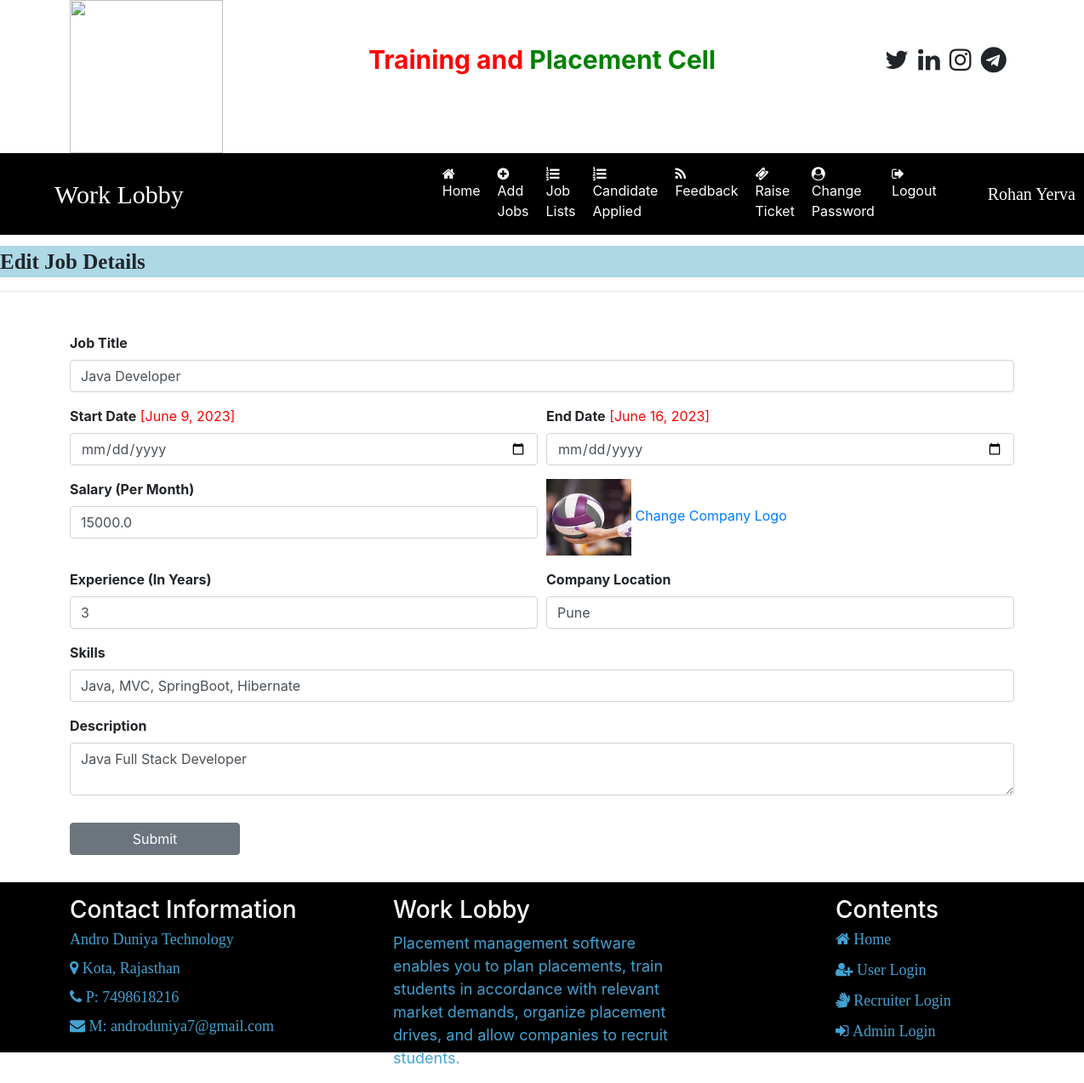
Page /edit_job/1 (signed in) on the committed database.
### job/models.py (models this page shows, shortened)
class Job(models.Model):
    recruiter = models.ForeignKey(Recruiter, on_delete=models.CASCADE)
    start_date = models.DateField()
    end_date = models.DateField()
    title = models.CharField(max_length=100)
    salary = models.FloatField(max_length=20)
    image = models.FileField()
    description = models.CharField(max_length=300)
    experience = models.CharField(max_length=50)
    location = models.CharField(max_length=100)
    skills = models.CharField(max_length=100)
    creationdate = models.DateField()

### job/views.py (the view, shortened to what this page needs)
# urls.py: path('edit_job/<int:pid>', edit_job, name="edit_job"),
def edit_job(request,pid):
    if not request.user.is_authenticated:
        return redirect('recruiter_login')
    error = ""
    job = Job.objects.get(id=pid)
    d = {'error': error, 'job':job}
    return render(request, 'edit_jobdetails.html', d)

### job/templates/edit_jobdetails.html (shortened to what this page needs)
{% load static %}
{% block body %}
{% include 'recruiter_navigation.html'%}
<marquee style="font-family: 'Monotype Corsiva'; font-size:25px; color:darkcolor; background-color:lightblue; font-weight:bold; margin-top:1%">
    Edit Job Details
</marquee>
<hr>
<form class="container mt-5" method="post" enctype="multipart/form-data">
    <div class="form-row">
        <div class="form-group col-md-12">
            <label><b> Job Title </b></label>
            <input type="text" class="form-control" name="jobtitle" value="{{job.title}}" required>
        </div>
    </div>
    <div class="form-row">
        <div class="form-group col-md-6">
            <label><b> Start Date </b></label> <span style="color:red">[{{job.start_date}}]</span>
            <input type="date" class="form-control" name="startdate">
        </div>
        <div class="form-group col-md-6">
            <label><b> End Date </b></label> <span style="color:red">[{{job.end_date}}]</span>
            <input type="date" class="form-control" name="enddate">
        </div>
    </div>
    <div class="form-row">
        <div class="form-group col-md-6">
        <label><b> Salary (Per Month) </b></label>
            <input type="Text" class="form-control" name="salary" value="{{job.salary}}"required>
        </div>
        <div class="form-group col-md-6">
            <img src="{{job.image.url}}" width="100" height="90"><a href="{% url 'change_companylogo' job.id %} "> Change Company Logo</a>
        </div>
    </div>
    <div class="form-row">
        <div class="form-group col-md-6">
        <label><b> Experience (In Years) </b></label>
            <input type="number" class="form-control" name="experience" value="{{job.experience}}"required>
        </div>
        <div class="form-group col-md-6">
        <label><b> Company Location </b></label>
            <input type="text" class="form-control" name="location" value="{{job.location}}"required>
        </div>
    </div>
<div class="form-row">
        <div class="form-group col-md-12">
        <label><b> Skills </b></label>
            <input type="text" class="form-control" name="skills" value="{{job.skills}}" required>
        </div>
    </div>
<div class="form-row">
        <div class="form-group col-md-12">
        <label><b> Description </b></label>
            <textarea class="form-control" name="description" required>{{job.description}}</textarea>
        </div>
    </div>
<input type="submit" value="Submit" class="btn btn-secondary my-3" style="width:200px">
</form>
{% include 'footer.html'%}
{% endblock body%}

### job/templates/recruiter_navigation.html (shortened to what this page needs)
<html>
<head>
{% load static %}
  <link rel="stylesheet" href="https://cdn.jsdelivr.net/npm/bootstrap@4.6.2/dist/css/bootstrap.min.css">
<link rel="stylesheet" href="https://cdnjs.cloudflare.com/ajax/libs/font-awesome/4.7.0/css/font-awesome.min.css">
</head>
<body>
<div class="container">
    <div class="row">
        <div class="col-sm-3">
            <img src="{% static 'images/job1.jpg' %}" style="width:180px;height=150px">
        </div>
        <div class="col-sm-6 mt-5 text-center">
            <span style="font-weight:bold; font-size:30px">
                <span style="color:red">Training and</span>
                <span style="color:green">Placement Cell</span>
            </span>
        </div>
         <div class="col-sm-3 mt-5" style="padding-left:10%">
            <span style="font-weight:bold; font-size:30px">
               <span><i class="fa fa-twitter pl-1"></i></span>
                <span><i class="fa fa-linkedin pl-1"></i></span>
                <span><i class="fa fa-instagram pl-1"></i></span>
                <span><i class="fa fa-telegram pl-1"></i></span>
            </span>
        </div>
    </div>
</div>
<nav class="navbar navbar-expand-sm" style="background-color: black">
    <a class="navbar-brand text-white pl-5 font-weight:bold" style="font-family:'Monotype Corsiva';font-size:30px">Work Lobby</a>
<ul class="navbar-nav">
    <li class="nav-item">
        <a class="nav-link" href="{% url 'recruiter_home' %}" style="margin-left:280px"><i class="fa fa-home mr-1"></i>Home</a>
    </li>
    <li class="nav-item">
        <a class="nav-link" href="{% url 'add_job' %}" ><i class="fa fa-plus-circle mr-1"></i>Add Jobs</a>
    </li>
    <li class="nav-item">
        <a class="nav-link" href="{% url 'job_list' %}" ><i class="fa fa-list-ol mr-1"></i>Job Lists</a>
    </li>
    <li class="nav-item">
        <a class="nav-link" href="{% url 'applied_candidatelist' %}" ><i class="fa fa-list-ol mr-1"></i>Candidate Applied</a>
    </li>
    <li class="nav-item">
        <a class="nav-link" href="{% url 'recruiter_feedback' %}" ><i class="fa fa-rss mr-1"></i>Feedback</a>
    </li>
    <li class="nav-item">
        <a class="nav-link" href="{% url 'recruiter_ticket' %}" ><i class="fa fa-ticket mr-1"></i>Raise Ticket</a>
    </li>
    <li class="nav-item">
        <a class="nav-link" href="{% url 'change_passwordrecruiter' %}" ><i class="fa fa-user-circle mr-1"></i>Change Password</a>
    </li>
    <li class="nav-item">
        <a class="nav-link" href="{% url 'Logout' %}" ><i class="fa fa-sign-out mr-1"></i>Logout</a>
    </li>
</ul>
    <a class="navbar-brand text-white pl-5 font-weight:bold" style="font-family:'Monotype Corsiva';font-size:20px">{{request.user.first_name}} {{request.user.last_name}}</a>
</nav>
</body>
</html>

### job/templates/recruiter_navigation.html (style rules this page uses)
.nav-link { color:white !important; margin-right:4px; }

### rows in the picture
Job: jobtitle "Java Developer", start_date "June 9, 2023", end_date "June 16, 2023", salary "15000.0", image (picture), experience "3", location "Pune", skills "Java, MVC, SpringBoot, Hibernate", description "Java Full Stack Developer"

### other values in the picture
{{ request.user.first_name }} "Rohan"
{{ request.user.last_name }} "Yerva"
